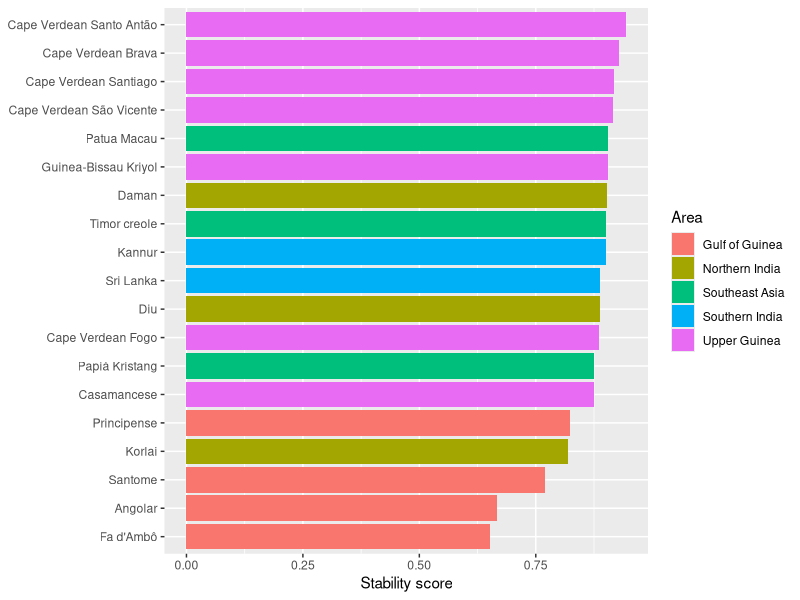
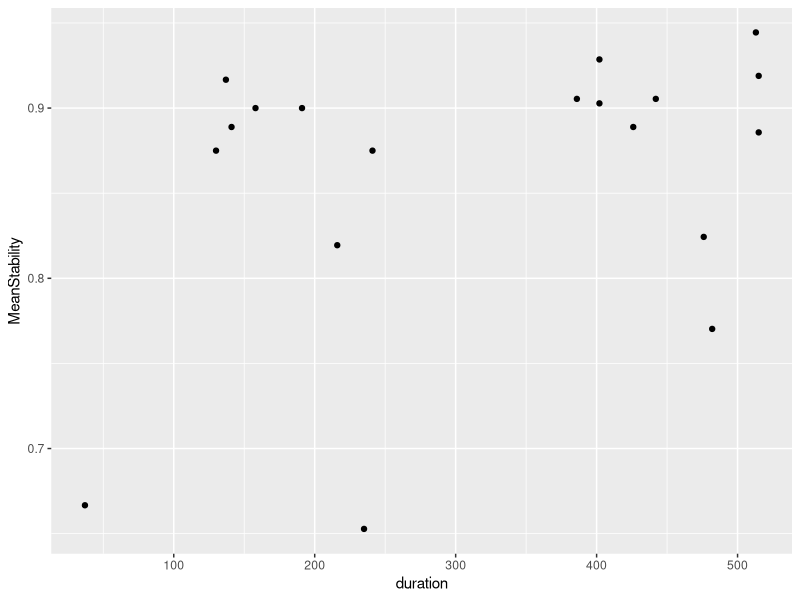
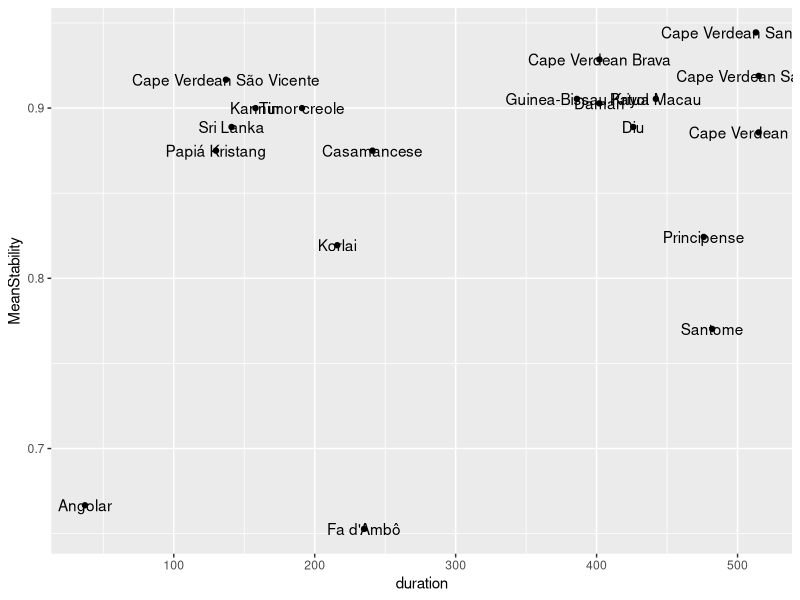
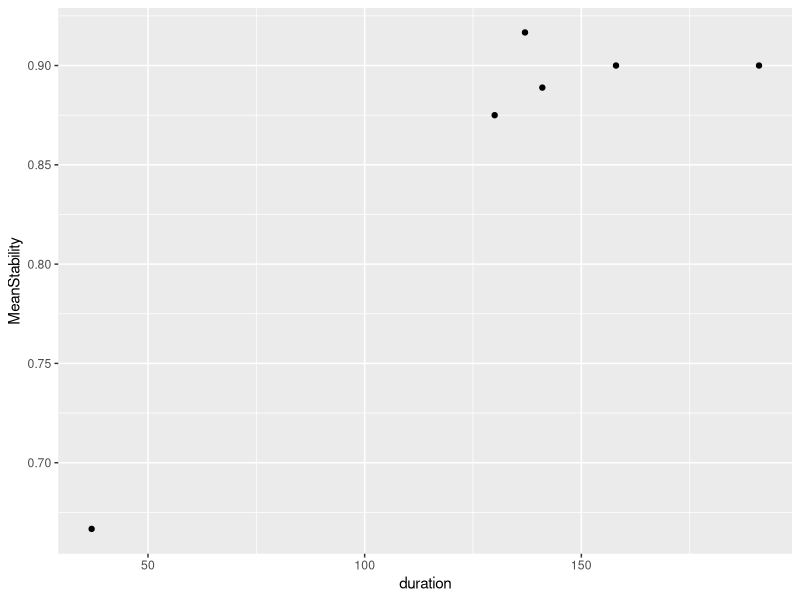
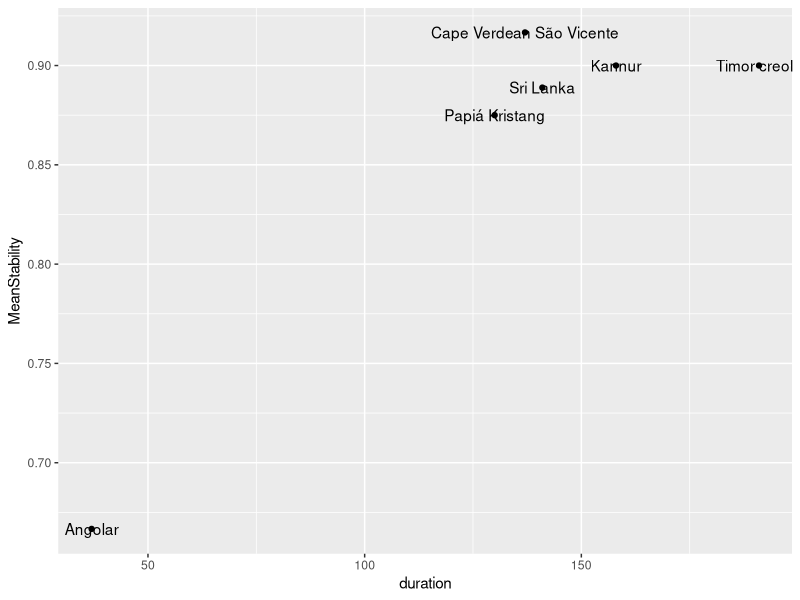
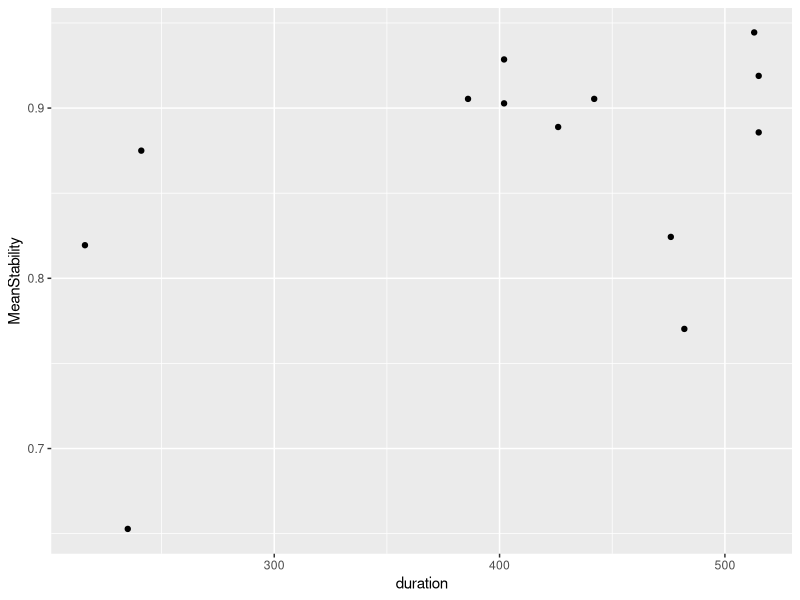
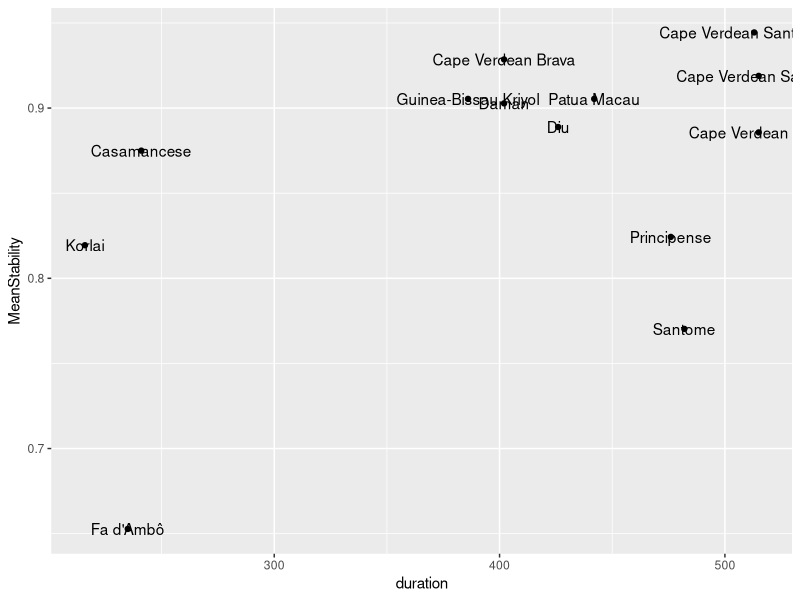
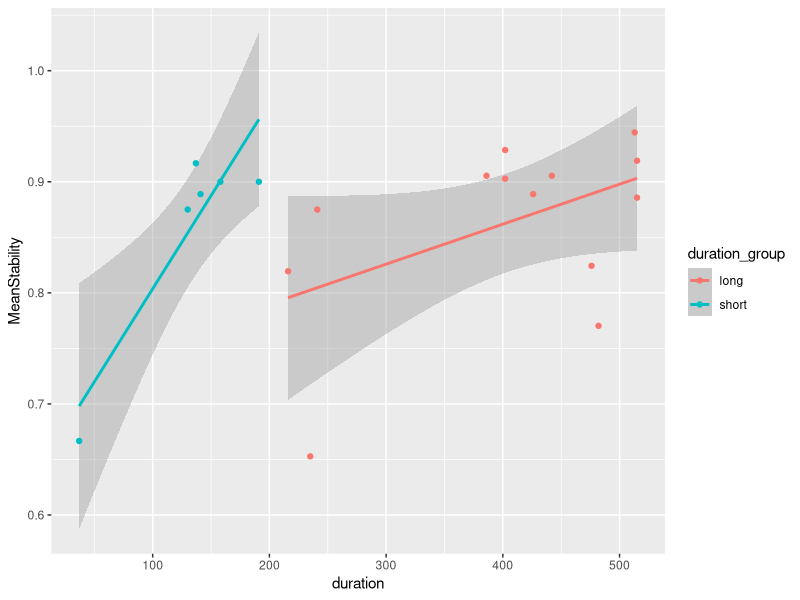

R code for these plots, in order: (Note: this script raises an error after producing the figures.)
## ---- chunk 1
library(tidyverse)
library(knitr)
## ---- chunk 2
# Token keep resetting...
# database <- read_csv('https://raw.githubusercontent.com/CreoPhon/CreoPhonPt/main/Creoles.csv?token=AAIGDLUMP3R6LQG6Y6GJA6TBVDYJQ')
database <- read_csv('database.csv')
## ---- chunk 3
database %>% head() %>% kable()
## ---- chunk 4
database$duration <- database$`EndOfInfluence` - database$`FirstMajorSettlement`
## ---- chunk 5
database <- mutate(database, GlobalStability = (PlaceStability + MannerStability)/2)
# table(database$Language, database$GlobalStability)
## ---- chunk 6
database <- database %>% mutate(duration_group = ifelse(duration <= 200, 'short', 'long'))
## ---- chunk 7
database <- database %>% mutate(categorical_stability = ifelse(PlaceStability == 1 & MannerStability == 1, 'no manner/no place', NA))

database <- database %>% mutate(categorical_stability = ifelse(PlaceStability == 1 & MannerStability == 0, 'manner/no place', categorical_stability))

database <- database %>% mutate(categorical_stability = ifelse(PlaceStability == 0 & MannerStability == 1, 'no manner/place', categorical_stability))

database <- database %>% mutate(categorical_stability = ifelse(PlaceStability == 0 & MannerStability == 0, 'manner/place', categorical_stability))

table(database$categorical_stability)
## ---- chunk 8
creole_stability <- database %>% group_by(Language, Area, duration, duration_group) %>% summarize(MeanStability = mean(GlobalStability, na.rm = TRUE))
## ---- chunk 9
ggplot(creole_stability) + 
  geom_bar(aes(x = MeanStability, y = reorder(Language, MeanStability), fill = Area), 
           stat = "identity", show.legend = TRUE) +
  theme(axis.title.y = element_blank()) +
  labs(x = "Stability score")
## ---- chunk 10
ggplot(creole_stability, aes(x=duration, y=MeanStability)) +
  geom_point()

ggplot(creole_stability, aes(x=duration, y=MeanStability)) +
  geom_point() +
  geom_text(label=creole_stability$Language)
## ---- chunk 11
msd <- lm(MeanStability ~ duration, data=creole_stability)
summary(msd)
## ---- chunk 12
tmp_short <- creole_stability %>% filter(duration <= 200)
tmp_long <- creole_stability %>% filter(duration > 200)
## ---- chunk 13
ggplot(tmp_short, aes(x=duration, y=MeanStability)) +
  geom_point()

ggplot(tmp_short, aes(x=duration, y=MeanStability)) +
  geom_point() +
  geom_text(label=tmp_short$Language)
## ---- chunk 14
ggplot(tmp_long, aes(x=duration, y=MeanStability)) +
  geom_point()

ggplot(tmp_long, aes(x=duration, y=MeanStability)) +
  geom_point() +
  geom_text(label=tmp_long$Language)
## ---- chunk 15
msd <- lm(MeanStability ~ duration + duration_group * duration, data=creole_stability)
summary(msd)

ggplot(creole_stability, aes(x = duration, y = MeanStability, color = duration_group)) +
  geom_smooth(method = "lm") +
  geom_point()
## ---- chunk 16
library(mgcv)
# Factorize duration_group
creole_stability$duration_group = as.factor(creole_stability$duration_group)

# Model with an interaction between duration_group and duration
# (with maximum of cubic-spline fit)
msd.gam <- gam(MeanStability ~ duration_group + s(duration, k=3) + s(duration, by=duration_group, k=3), data=creole_stability)

summary(msd.gam)

plot(msd.gam, all.terms=T, shade=T, pages=1)

qqnorm(resid(msd.gam)); qqline(resid(msd.gam))

msd.gam.trimmed <- gam(MeanStability ~ duration_group + s(duration, k=3) + s(duration, by=duration_group, k=3), data=creole_stability %>% filter(MeanStability>0.7))

summary(msd.gam.trimmed)

plot(msd.gam.trimmed, sel=1, shade=T, ylab="Effect on mean stability", xlab="Duration of influence", residuals=T, main="Main effect of duration", cex=5, pch=".", col='dodgerblue'); abline(h=0, lty=2, col="red")

plot(msd.gam.trimmed, sel=2, shade=T, ylab="Effect on mean stability", xlab="Duration of influence", main="Long-term influence", col='dodgerblue'); abline(h=0, lty=2, col="red")

plot(msd.gam.trimmed, sel=3, shade=T, ylab="Effect on mean stability", xlab="Duration of influence", main="Short-term influence", col='dodgerblue'); abline(h=0, lty=2, col="red")

# (dotted lines indicate error)
plot(msd.gam.trimmed, all.terms=T, sel=4, ylab="Effect on mean stability", xlab="Duration group", main="Main effect of duration group")

# checking out the model performance
qqnorm(resid(msd.gam.trimmed)); qqline(resid(msd.gam.trimmed)) # meh
## ---- chunk 17
place_results <- database %>% group_by(LexifierPhoneme) %>% summarize(mplace = mean(PlaceStability, na.rm = TRUE))
manner_results <- database %>% group_by(LexifierPhoneme) %>% summarize(mmanner = mean(MannerStability, na.rm = TRUE))

consonant_stability <- left_join(place_results, manner_results, by = "LexifierPhoneme")

class <- c("nasal", "rhotic", "lateral", "fricative", "stop", "stop", "fricative", "stop", "stop", "lateral", "nasal", "nasal", "stop", "rhotic", "fricative", "stop", "affricate", "fricative", "fricative")

consonant_stability_class <- cbind(consonant_stability, class)
## ---- chunk 18
# TODO: fix the class "dots"
ggplot(consonant_stability, aes(y = mmanner, x = mplace, label = LexifierPhoneme, color=class)) +
  geom_point(position= "dodge") + 
  geom_text(aes(label=LexifierPhoneme), hjust=3, vjust=0) +
  theme(axis.title.x = element_blank(),
        axis.title.y = element_blank())
## ---- chunk 19
consonant_global_stability <- mutate(consonant_stability_class, mglobal = (mmanner + mplace)/2)

ggplot(consonant_global_stability) + 
  geom_bar(aes(x = mglobal, 
               y = reorder(LexifierPhoneme, mglobal),
               fill = class), stat = "identity", show.legend = TRUE) +
  labs(x = "Stability score", y = "Phoneme", fill = "Manner")
## ---- chunk 20
# qplot(x = duration, y = MeanStability, data = consonant_global_stability, color = duration_group) +
#  geom_smooth(method = "lm") 
## ---- chunk 21
library(lmerTest)

# Factorizing
mod.db = database %>%
              as.data.frame() %>%
              mutate(categorical_stability = as.factor(categorical_stability),
              Lexifier = as.factor(Lexifier),
              CreolePhoneme = as.factor(CreolePhoneme),
              Language = as.factor(Language))

# Remove singletons/doubletons
#goodies = names(table(mod.db$CreolePhoneme)>2)

#mod.db = mod.db %>%
#         filter(CreolePhoneme %in% goodies)
## ---- chunk 22
table(mod.db$categorical_stability)

# Place stability
cat.mod.place = glmer(PlaceStability ~ log(duration) + (1|CreolePhoneme), data=mod.db, family="binomial")

summary(cat.mod.place)

# Manner stability
cat.mod.manner = glmer(MannerStability ~ log(duration) + (1|CreolePhoneme), data=mod.db, family="binomial")

summary(cat.mod.manner)

# Duration group
cat.mod.group = glmer(as.factor(duration_group) ~ PlaceStability + MannerStability + (1|CreolePhoneme), data=mod.db, family="binomial", nAGQ=0)

summary(cat.mod.group)
## ---- chunk 23
data_by_position <- database %>% select(Position, LexifierPhoneme, PlaceStability, MannerStability) %>% mutate(Position = tolower(Position))

data_by_position$PlaceStability <- as.numeric(data_by_position$PlaceStability)

data_by_position$MannerStability <- as.numeric(data_by_position$MannerStability)
## ---- chunk 24
position_stability <- mutate(data_by_position, GlobalStability = (PlaceStability + MannerStability)/2)

position_results <- position_stability %>% group_by(LexifierPhoneme, Position) %>% summarize(m = mean(GlobalStability, na.rm = TRUE))
## ---- chunk 25
position_results$Position <- factor(position_results$Position, levels = c('word-initial', 'word-medial', 'word-final'))

ggplot(position_results, aes(x = LexifierPhoneme, y = m, fill = Position)) + 
  geom_col(position = position_dodge2(width = 0.9, preserve = "single")) +
  theme(axis.title.x = element_blank(),
        axis.title.y = element_blank())
## ---- chunk 26
ggplot(position_results) + 
  geom_bar(aes(x = m,
               y = reorder(LexifierPhoneme, m),
               fill = Position), 
           stat = "identity", 
           show.legend = TRUE,
           position = "dodge2") +
  labs(x = "Stability score", y = "Phoneme", fill = "Position")
## ---- chunk 27
# TODO: update what we show, flip horizontally, change colors
position_results1 <- position_results %>% pivot_wider(names_from = Position, values_from = m)

different_position <- subset(position_results1, position_results1$`word-initial` != position_results1$`word-medial` | position_results1$`word-final` != position_results1$`word-medial`)

different_position_results <- different_position %>% pivot_longer(c(`word-initial`, `word-medial`, `word-final`), names_to = "Position", values_to = "m")

different_position_results$Position <- factor(different_position_results$Position, levels = c('word-initial', 'word-medial', 'word-final'))

ggplot(different_position_results, 
       aes(x = LexifierPhoneme, y = m, fill = Position)) + 
  geom_col(position = position_dodge2(width = 0.9, preserve = "single"))
## ---- chunk 28
# TODO: reorder doesn't work here
ggplot(different_position_results) + 
  geom_bar(aes(x = m,
               y = reorder(LexifierPhoneme, m),
               fill = Position), 
           stat = "identity", 
           show.legend = TRUE,
           position = "dodge2") +
  labs(x = "Stability score", y = "Phoneme", fill = "Position")
